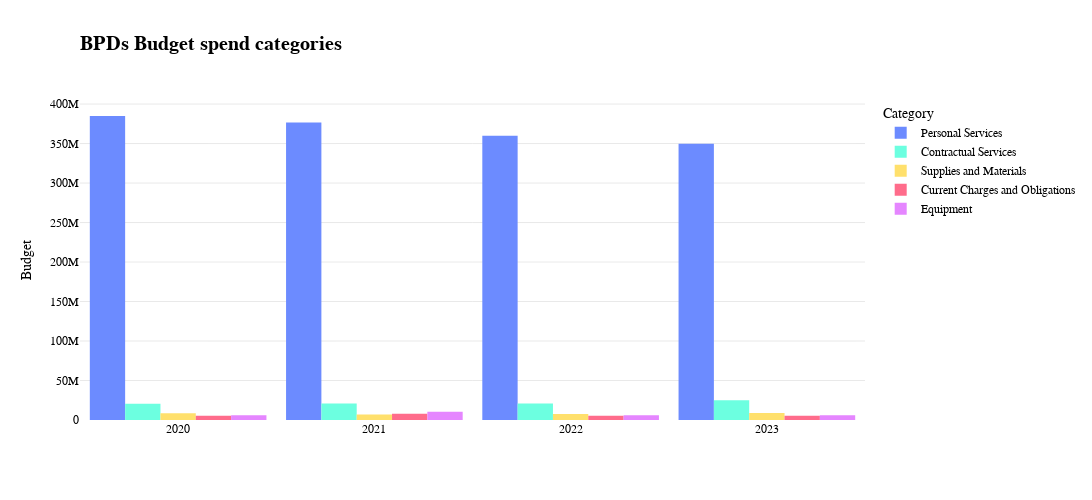

Here is the notebook cell this chart was saved with:
### Code cell
import plotly_express as px
import plotly.graph_objs as go

num_categories = 5
year = ["2020"]*num_categories + ["2021"]*num_categories + ["2022"]*num_categories + ["2023"]*num_categories
categories = ["Personal Services", "Contractual Services", "Supplies and Materials", "Current Charges and Obligations", "Equipment"]*4

fig_dict = {
    "Year": year,
    "Category": categories,
    "Budget": x
    }
    

dft = pd.DataFrame(fig_dict)
fig5 = px.bar(dft, x='Year', y='Budget', color='Category', title='BPDs Budget Spend Categories', barmode="group", color_discrete_sequence=['#6c8bff','#6cffe0','#ffe06c','#ff6c8b', "#e586ff", "#ff976c"], width=1200, height=500)
fig5.update_layout(plot_bgcolor='rgba(0,0,0,0)',bargap=0.10,bargroupgap=0.0, font_family = "GT America", font_color = "black",xaxis_title = None)
fig5.update_layout(
    title = go.layout.Title(
        text = "<b>BPDs Budget spend categories<b>",
        xref = "paper",
        x = 0,
        font_family = "GT America",
        font_size = 20,
    )
)
fig5.update_yaxes(showgrid=True, gridwidth=0.5, gridcolor='LightGray')
fig5.update_traces(marker_line_width = 0)
fig5.show()

### Figure 1 — Plotly figure (JSON) as saved in the notebook; plotly's stock layout.template omitted (floating-point values rounded to 4 significant figures)
{"data": [{"alignmentgroup": "True", "hovertemplate": "Category=Personal Services<br>Year=%{x}<br>Budget=%{y}<extra></extra>", "legendgroup": "Personal Services", "marker": {"color": "#6c8bff", "line": {"width": 0}, "pattern": {"shape": ""}}, "name": "Personal Services", "offsetgroup": "Personal Services", "orientation": "v", "showlegend": true, "textposition": "auto", "type": "bar", "x": ["2020", "2021", "2022", "2023"], "xaxis": "x", "y": [384896996, 376776325, 359946926, 349814356], "yaxis": "y"}, {"alignmentgroup": "True", "hovertemplate": "Category=Contractual Services<br>Year=%{x}<br>Budget=%{y}<extra></extra>", "legendgroup": "Contractual Services", "marker": {"color": "#6cffe0", "line": {"width": 0}, "pattern": {"shape": ""}}, "name": "Contractual Services", "offsetgroup": "Contractual Services", "orientation": "v", "showlegend": true, "textposition": "auto", "type": "bar", "x": ["2020", "2021", "2022", "2023"], "xaxis": "x", "y": [20657551, 20879093, 20955246, 24853867], "yaxis": "y"}, {"alignmentgroup": "True", "hovertemplate": "Category=Supplies and Materials<br>Year=%{x}<br>Budget=%{y}<extra></extra>", "legendgroup": "Supplies and Materials", "marker": {"color": "#ffe06c", "line": {"width": 0}, "pattern": {"shape": ""}}, "name": "Supplies and Materials", "offsetgroup": "Supplies and Materials", "orientation": "v", "showlegend": true, "textposition": "auto", "type": "bar", "x": ["2020", "2021", "2022", "2023"], "xaxis": "x", "y": [8437198, 6877107, 7661121, 8792829], "yaxis": "y"}, {"alignmentgroup": "True", "hovertemplate": "Category=Current Charges and Obligations<br>Year=%{x}<br>Budget=%{y}<extra></extra>", "legendgroup": "Current Charges and Obligations", "marker": {"color": "#ff6c8b", "line": {"width": 0}, "pattern": {"shape": ""}}, "name": "Current Charges and Obligations", "offsetgroup": "Current Charges and Obligations", "orientation": "v", "showlegend": true, "textposition": "auto", "type": "bar", "x": ["2020", "2021", "2022", "2023"], "xaxis": "x", "y": [5450467, 7870088, 5281135, 5529868], "yaxis": "y"}, {"alignmentgroup": "True", "hovertemplate": "Category=Equipment<br>Year=%{x}<br>Budget=%{y}<extra></extra>", "legendgroup": "Equipment", "marker": {"color": "#e586ff", "line": {"width": 0}, "pattern": {"shape": ""}}, "name": "Equipment", "offsetgroup": "Equipment", "orientation": "v", "showlegend": true, "textposition": "auto", "type": "bar", "x": ["2020", "2021", "2022", "2023"], "xaxis": "x", "y": [6111002, 10514887, 5872671, 6103876], "yaxis": "y"}], "layout": {"bargap": 0.1, "bargroupgap": 0, "barmode": "group", "font": {"color": "black", "family": "GT America"}, "height": 500, "legend": {"title": {"text": "Category"}, "tracegroupgap": 0}, "plot_bgcolor": "rgba(0,0,0,0)", "title": {"font": {"family": "GT America", "size": 20}, "text": "<b>BPDs Budget spend categories<b>", "x": 0, "xref": "paper"}, "width": 1200, "xaxis": {"anchor": "y", "domain": [0, 1], "title": {}}, "yaxis": {"anchor": "x", "domain": [0, 1], "gridcolor": "LightGray", "gridwidth": 0.5, "showgrid": true, "title": {"text": "Budget"}}}}
